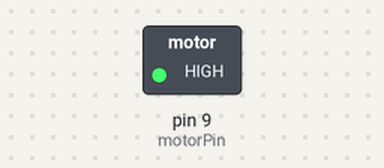
Simulated run of this sketch. Board: Arduino Uno, built with avr-gcc and run on an emulated ATmega328P. Parts: switched loads named in the sketch (green lamp = pin HIGH).

Above: at 1.0 s.
At 3.0 s:
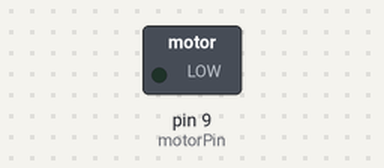
Timing chart, 0 to 5.2 s (numbered marks = the images above):
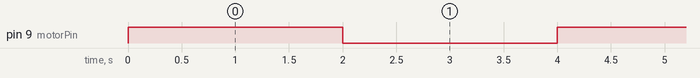

The sketch:

LAB_6.1_.ino
```cpp
//LAB 6.1 DC Motor
//https://app.cirkitdesigner.com/project/89900eeb-3258-4404-974b-7cdad39a764a
#define motorPin 9


void setup() {
 pinMode(motorPin,OUTPUT);
}


void loop() {
  digitalWrite(motorPin,1);
  delay(2000);
  digitalWrite(motorPin,0);
  delay(2000);
}
```

Measured:
- by itself, pin 9 (motorPin): alternates HIGH for 2.0 s and LOW for 2.0 s
